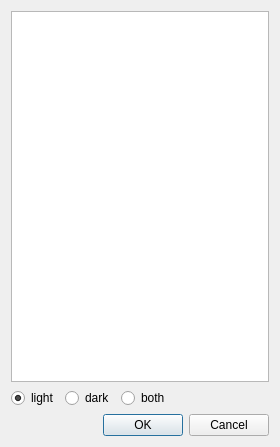
<?xml version="1.0" encoding="UTF-8"?>
<ui version="4.0">
 <class>SpectraListDialog</class>
 <widget class="QDialog" name="SpectraListDialog">
  <property name="geometry">
   <rect>
    <x>0</x>
    <y>0</y>
    <width>280</width>
    <height>447</height>
   </rect>
  </property>
  <property name="windowTitle">
   <string>spectra list</string>
  </property>
  <property name="modal">
   <bool>true</bool>
  </property>
  <layout class="QVBoxLayout" name="verticalLayout">
   <item>
    <widget class="QListWidget" name="listWidget"/>
   </item>
   <item>
    <layout class="QHBoxLayout" name="horizontalLayout">
     <item>
      <widget class="QRadioButton" name="lightButton">
       <property name="text">
        <string>light</string>
       </property>
       <property name="checked">
        <bool>true</bool>
       </property>
      </widget>
     </item>
     <item>
      <widget class="QRadioButton" name="darkButton">
       <property name="text">
        <string>dark</string>
       </property>
      </widget>
     </item>
     <item>
      <widget class="QRadioButton" name="bothButton">
       <property name="text">
        <string>both</string>
       </property>
       <property name="checked">
        <bool>false</bool>
       </property>
      </widget>
     </item>
     <item>
      <spacer name="horizontalSpacer">
       <property name="orientation">
        <enum>Qt::Horizontal</enum>
       </property>
       <property name="sizeHint" stdset="0">
        <size>
         <width>40</width>
         <height>20</height>
        </size>
       </property>
      </spacer>
     </item>
    </layout>
   </item>
   <item>
    <widget class="QDialogButtonBox" name="buttonBox">
     <property name="orientation">
      <enum>Qt::Horizontal</enum>
     </property>
     <property name="standardButtons">
      <set>QDialogButtonBox::Cancel|QDialogButtonBox::Ok</set>
     </property>
    </widget>
   </item>
  </layout>
 </widget>
 <resources/>
 <connections>
  <connection>
   <sender>buttonBox</sender>
   <signal>accepted()</signal>
   <receiver>SpectraListDialog</receiver>
   <slot>accept()</slot>
   <hints>
    <hint type="sourcelabel">
     <x>248</x>
     <y>254</y>
    </hint>
    <hint type="destinationlabel">
     <x>157</x>
     <y>274</y>
    </hint>
   </hints>
  </connection>
  <connection>
   <sender>buttonBox</sender>
   <signal>rejected()</signal>
   <receiver>SpectraListDialog</receiver>
   <slot>reject()</slot>
   <hints>
    <hint type="sourcelabel">
     <x>316</x>
     <y>260</y>
    </hint>
    <hint type="destinationlabel">
     <x>286</x>
     <y>274</y>
    </hint>
   </hints>
  </connection>
 </connections>
</ui>
